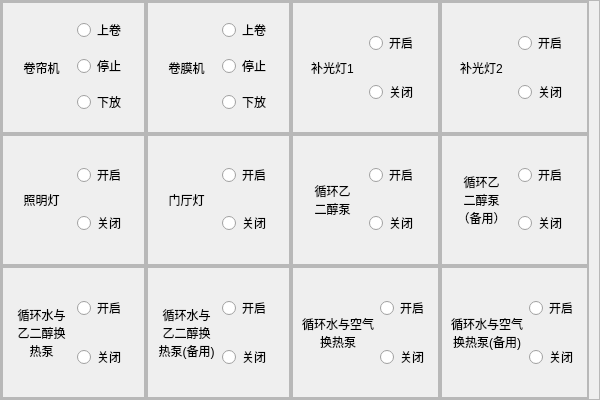
                        <widget class="QFrame" name="frame_0">
                         <property name="sizePolicy">
                          <sizepolicy hsizetype="Expanding" vsizetype="Expanding">
                           <horstretch>0</horstretch>
                           <verstretch>0</verstretch>
                          </sizepolicy>
                         </property>
                         <property name="minimumSize">
                          <size>
                           <width>600</width>
                           <height>400</height>
                          </size>
                         </property>
                         <property name="maximumSize">
                          <size>
                           <width>16777215</width>
                           <height>16777215</height>
                          </size>
                         </property>
                         <property name="frameShape">
                          <enum>QFrame::StyledPanel</enum>
                         </property>
                         <property name="frameShadow">
                          <enum>QFrame::Raised</enum>
                         </property>
                         <layout class="QGridLayout" name="gridLayout_4">
                          <property name="leftMargin">
                           <number>0</number>
                          </property>
                          <property name="topMargin">
                           <number>0</number>
                          </property>
                          <property name="rightMargin">
                           <number>10</number>
                          </property>
                          <property name="bottomMargin">
                           <number>0</number>
                          </property>
                          <property name="spacing">
                           <number>0</number>
                          </property>
                          <item row="0" column="2">
                           <widget class="QFrame" name="control_page1_12">
                            <property name="frameShape">
                             <enum>QFrame::Box</enum>
                            </property>
                            <property name="frameShadow">
                             <enum>QFrame::Raised</enum>
                            </property>
                            <property name="lineWidth">
                             <number>0</number>
                            </property>
                            <property name="midLineWidth">
                             <number>2</number>
                            </property>
                            <layout class="QHBoxLayout" name="horizontalLayout_21">
                             <item>
                              <widget class="QLabel" name="label_8">
                               <property name="text">
                                <string>卷膜机</string>
                               </property>
                               <property name="alignment">
                                <set>Qt::AlignCenter</set>
                               </property>
                              </widget>
                             </item>
                             <item>
                              <layout class="QVBoxLayout" name="verticalLayout_31">
                               <item>
                                <widget class="QRadioButton" name="Rbtn1_12_up">
                                 <property name="styleSheet">
                                  <string notr="true"/>
                                 </property>
                                 <property name="text">
                                  <string>上卷</string>
                                 </property>
                                </widget>
                               </item>
                               <item>
                                <widget class="QRadioButton" name="Rbtn1_12_stop">
                                 <property name="styleSheet">
                                  <string notr="true"/>
                                 </property>
                                 <property name="text">
                                  <string>停止</string>
                                 </property>
                                </widget>
                               </item>
                               <item>
                                <widget class="QRadioButton" name="Rbtn1_12_down">
                                 <property name="styleSheet">
                                  <string notr="true"/>
                                 </property>
                                 <property name="text">
                                  <string>下放</string>
                                 </property>
                                </widget>
                               </item>
                              </layout>
                             </item>
                            </layout>
                           </widget>
                          </item>
                          <item row="3" column="3">
                           <widget class="QFrame" name="control_page1_33">
                            <property name="frameShape">
                             <enum>QFrame::Box</enum>
                            </property>
                            <property name="frameShadow">
                             <enum>QFrame::Raised</enum>
                            </property>
                            <property name="lineWidth">
                             <number>0</number>
                            </property>
                            <property name="midLineWidth">
                             <number>2</number>
                            </property>
                            <layout class="QHBoxLayout" name="horizontalLayout_24">
                             <item>
                              <widget class="QLabel" name="label_11">
                               <property name="text">
                                <string>循环水与空气
换热泵</string>
                               </property>
                               <property name="alignment">
                                <set>Qt::AlignCenter</set>
                               </property>
                              </widget>
                             </item>
                             <item>
                              <layout class="QVBoxLayout" name="verticalLayout_34">
                               <item>
                                <widget class="QRadioButton" name="Rbtn1_33_open">
                                 <property name="styleSheet">
                                  <string notr="true"/>
                                 </property>
                                 <property name="text">
                                  <string>开启</string>
                                 </property>
                                </widget>
                               </item>
                               <item>
                                <widget class="QRadioButton" name="Rbtn1_33_close">
                                 <property name="styleSheet">
                                  <string notr="true"/>
                                 </property>
                                 <property name="text">
                                  <string>关闭</string>
                                 </property>
                                </widget>
                               </item>
                              </layout>
                             </item>
                            </layout>
                           </widget>
                          </item>
                          <item row="0" column="3">
                           <widget class="QFrame" name="control_page1_13">
                            <property name="frameShape">
                             <enum>QFrame::Box</enum>
                            </property>
                            <property name="frameShadow">
                             <enum>QFrame::Raised</enum>
                            </property>
                            <property name="lineWidth">
                             <number>0</number>
                            </property>
                            <property name="midLineWidth">
                             <number>2</number>
                            </property>
                            <layout class="QHBoxLayout" name="horizontalLayout_19">
                             <item>
                              <widget class="QLabel" name="label_6">
                               <property name="text">
                                <string>补光灯1</string>
                               </property>
                               <property name="alignment">
                                <set>Qt::AlignCenter</set>
                               </property>
                              </widget>
                             </item>
                             <item>
                              <layout class="QVBoxLayout" name="verticalLayout_29">
                               <item>
                                <widget class="QRadioButton" name="Rbtn1_13_open">
                                 <property name="styleSheet">
                                  <string notr="true"/>
                                 </property>
                                 <property name="text">
                                  <string>开启</string>
                                 </property>
                                </widget>
                               </item>
                               <item>
                                <widget class="QRadioButton" name="Rbtn1_13_close">
                                 <property name="styleSheet">
                                  <string notr="true"/>
                                 </property>
                                 <property name="text">
                                  <string>关闭</string>
                                 </property>
                                </widget>
                               </item>
                              </layout>
                             </item>
                            </layout>
                           </widget>
                          </item>
                          <item row="3" column="2">
                           <widget class="QFrame" name="control_page1_32">
                            <property name="frameShape">
                             <enum>QFrame::Box</enum>
                            </property>
                            <property name="frameShadow">
                             <enum>QFrame::Raised</enum>
                            </property>
                            <property name="lineWidth">
                             <number>0</number>
                            </property>
                            <property name="midLineWidth">
                             <number>2</number>
                            </property>
                            <layout class="QHBoxLayout" name="horizontalLayout_29">
                             <item>
                              <widget class="QLabel" name="label_17">
                               <property name="text">
                                <string>循环水与
乙二醇换
热泵(备用)</string>
                               </property>
                               <property name="alignment">
                                <set>Qt::AlignCenter</set>
                               </property>
                              </widget>
                             </item>
                             <item>
                              <layout class="QVBoxLayout" name="verticalLayout_39">
                               <item>
                                <widget class="QRadioButton" name="Rbtn1_32_open">
                                 <property name="styleSheet">
                                  <string notr="true"/>
                                 </property>
                                 <property name="text">
                                  <string>开启</string>
                                 </property>
                                </widget>
                               </item>
                               <item>
                                <widget class="QRadioButton" name="Rbtn1_32_close">
                                 <property name="styleSheet">
                                  <string notr="true"/>
                                 </property>
                                 <property name="text">
                                  <string>关闭</string>
                                 </property>
                                </widget>
                               </item>
                              </layout>
                             </item>
                            </layout>
                           </widget>
                          </item>
                          <item row="3" column="5">
                           <widget class="QFrame" name="control_page1_34">
                            <property name="frameShape">
                             <enum>QFrame::Box</enum>
                            </property>
                            <property name="frameShadow">
                             <enum>QFrame::Raised</enum>
                            </property>
                            <property name="lineWidth">
                             <number>0</number>
                            </property>
                            <property name="midLineWidth">
                             <number>2</number>
                            </property>
                            <layout class="QHBoxLayout" name="horizontalLayout_25">
                             <item>
                              <widget class="QLabel" name="label_12">
                               <property name="text">
                                <string>循环水与空气
换热泵(备用)</string>
                               </property>
                               <property name="alignment">
                                <set>Qt::AlignCenter</set>
                               </property>
                              </widget>
                             </item>
                             <item>
                              <layout class="QVBoxLayout" name="verticalLayout_35">
                               <item>
                                <widget class="QRadioButton" name="Rbtn1_34_open">
                                 <property name="styleSheet">
                                  <string notr="true"/>
                                 </property>
                                 <property name="text">
                                  <string>开启</string>
                                 </property>
                                </widget>
                               </item>
                               <item>
                                <widget class="QRadioButton" name="Rbtn1_34_close">
                                 <property name="styleSheet">
                                  <string notr="true"/>
                                 </property>
                                 <property name="text">
                                  <string>关闭</string>
                                 </property>
                                </widget>
                               </item>
                              </layout>
                             </item>
                            </layout>
                           </widget>
                          </item>
                          <item row="1" column="2">
                           <widget class="QFrame" name="control_page1_22">
                            <property name="frameShape">
                             <enum>QFrame::Box</enum>
                            </property>
                            <property name="frameShadow">
                             <enum>QFrame::Raised</enum>
                            </property>
                            <property name="lineWidth">
                             <number>0</number>
                            </property>
                            <property name="midLineWidth">
                             <number>2</number>
                            </property>
                            <layout class="QHBoxLayout" name="horizontalLayout_20">
                             <item>
                              <widget class="QLabel" name="label_7">
                               <property name="text">
                                <string>门厅灯</string>
                               </property>
                               <property name="alignment">
                                <set>Qt::AlignCenter</set>
                               </property>
                              </widget>
                             </item>
                             <item>
                              <layout class="QVBoxLayout" name="verticalLayout_30">
                               <item>
                                <widget class="QRadioButton" name="Rbtn1_22_open">
                                 <property name="styleSheet">
                                  <string notr="true"/>
                                 </property>
                                 <property name="text">
                                  <string>开启</string>
                                 </property>
                                </widget>
                               </item>
                               <item>
                                <widget class="QRadioButton" name="Rbtn1_22_close">
                                 <property name="styleSheet">
                                  <string notr="true"/>
                                 </property>
                                 <property name="text">
                                  <string>关闭</string>
                                 </property>
                                </widget>
                               </item>
                              </layout>
                             </item>
                            </layout>
                           </widget>
                          </item>
                          <item row="3" column="0">
                           <widget class="QFrame" name="control_page1_31">
                            <property name="frameShape">
                             <enum>QFrame::Box</enum>
                            </property>
                            <property name="frameShadow">
                             <enum>QFrame::Raised</enum>
                            </property>
                            <property name="lineWidth">
                             <number>0</number>
                            </property>
                            <property name="midLineWidth">
                             <number>2</number>
                            </property>
                            <layout class="QHBoxLayout" name="horizontalLayout_28">
                             <item>
                              <widget class="QLabel" name="label_16">
                               <property name="text">
                                <string>循环水与
乙二醇换
热泵</string>
                               </property>
                               <property name="alignment">
                                <set>Qt::AlignCenter</set>
                               </property>
                              </widget>
                             </item>
                             <item>
                              <layout class="QVBoxLayout" name="verticalLayout_38">
                               <item>
                                <widget class="QRadioButton" name="Rbtn1_31_open">
                                 <property name="styleSheet">
                                  <string notr="true"/>
                                 </property>
                                 <property name="text">
                                  <string>开启</string>
                                 </property>
                                </widget>
                               </item>
                               <item>
                                <widget class="QRadioButton" name="Rbtn1_31_close">
                                 <property name="styleSheet">
                                  <string notr="true"/>
                                 </property>
                                 <property name="text">
                                  <string>关闭</string>
                                 </property>
                                </widget>
                               </item>
                              </layout>
                             </item>
                            </layout>
                           </widget>
                          </item>
                          <item row="1" column="5">
                           <widget class="QFrame" name="control_page1_24">
                            <property name="frameShape">
                             <enum>QFrame::Box</enum>
                            </property>
                            <property name="frameShadow">
                             <enum>QFrame::Raised</enum>
                            </property>
                            <property name="lineWidth">
                             <number>0</number>
                            </property>
                            <property name="midLineWidth">
                             <number>2</number>
                            </property>
                            <layout class="QHBoxLayout" name="horizontalLayout_27">
                             <item>
                              <widget class="QLabel" name="label_15">
                               <property name="text">
                                <string>循环乙
二醇泵
（备用）</string>
                               </property>
                               <property name="alignment">
                                <set>Qt::AlignCenter</set>
                               </property>
                              </widget>
                             </item>
                             <item>
                              <layout class="QVBoxLayout" name="verticalLayout_37">
                               <item>
                                <widget class="QRadioButton" name="Rbtn1_24_open">
                                 <property name="styleSheet">
                                  <string notr="true"/>
                                 </property>
                                 <property name="text">
                                  <string>开启</string>
                                 </property>
                                </widget>
                               </item>
                               <item>
                                <widget class="QRadioButton" name="Rbtn1_24_close">
                                 <property name="styleSheet">
                                  <string notr="true"/>
                                 </property>
                                 <property name="text">
                                  <string>关闭</string>
                                 </property>
                                </widget>
                               </item>
                              </layout>
                             </item>
                            </layout>
                           </widget>
                          </item>
                          <item row="1" column="0">
                           <widget class="QFrame" name="control_page1_21">
                            <property name="frameShape">
                             <enum>QFrame::Box</enum>
                            </property>
                            <property name="frameShadow">
                             <enum>QFrame::Raised</enum>
                            </property>
                            <property name="lineWidth">
                             <number>0</number>
                            </property>
                            <property name="midLineWidth">
                             <number>2</number>
                            </property>
                            <layout class="QHBoxLayout" name="horizontalLayout_17">
                             <item>
                              <widget class="QLabel" name="label_4">
                               <property name="text">
                                <string>照明灯</string>
                               </property>
                               <property name="alignment">
                                <set>Qt::AlignCenter</set>
                               </property>
                              </widget>
                             </item>
                             <item>
                              <layout class="QVBoxLayout" name="verticalLayout_27">
                               <item>
                                <widget class="QRadioButton" name="Rbtn1_21_open">
                                 <property name="styleSheet">
                                  <string notr="true"/>
                                 </property>
                                 <property name="text">
                                  <string>开启</string>
                                 </property>
                                </widget>
                               </item>
                               <item>
                                <widget class="QRadioButton" name="Rbtn1_21_close">
                                 <property name="styleSheet">
                                  <string notr="true"/>
                                 </property>
                                 <property name="text">
                                  <string>关闭</string>
                                 </property>
                                </widget>
                               </item>
                              </layout>
                             </item>
                            </layout>
                           </widget>
                          </item>
                          <item row="0" column="5">
                           <widget class="QFrame" name="control_page1_14">
                            <property name="frameShape">
                             <enum>QFrame::Box</enum>
                            </property>
                            <property name="frameShadow">
                             <enum>QFrame::Raised</enum>
                            </property>
                            <property name="lineWidth">
                             <number>0</number>
                            </property>
                            <property name="midLineWidth">
                             <number>2</number>
                            </property>
                            <layout class="QHBoxLayout" name="horizontalLayout_26">
                             <item>
                              <widget class="QLabel" name="label_13">
                               <property name="text">
                                <string>补光灯2</string>
                               </property>
                               <property name="alignment">
                                <set>Qt::AlignCenter</set>
                               </property>
                              </widget>
                             </item>
                             <item>
                              <layout class="QVBoxLayout" name="verticalLayout_36">
                               <item>
                                <widget class="QRadioButton" name="Rbtn1_14_open">
                                 <property name="styleSheet">
                                  <string notr="true"/>
                                 </property>
                                 <property name="text">
                                  <string>开启</string>
                                 </property>
                                </widget>
                               </item>
                               <item>
                                <widget class="QRadioButton" name="Rbtn1_14_close">
                                 <property name="styleSheet">
                                  <string notr="true"/>
                                 </property>
                                 <property name="text">
                                  <string>关闭</string>
                                 </property>
                                </widget>
                               </item>
                              </layout>
                             </item>
                            </layout>
                           </widget>
                          </item>
                          <item row="1" column="3">
                           <widget class="QFrame" name="control_page1_23">
                            <property name="frameShape">
                             <enum>QFrame::Box</enum>
                            </property>
                            <property name="frameShadow">
                             <enum>QFrame::Raised</enum>
                            </property>
                            <property name="lineWidth">
                             <number>0</number>
                            </property>
                            <property name="midLineWidth">
                             <number>2</number>
                            </property>
                            <layout class="QHBoxLayout" name="horizontalLayout_23">
                             <item>
                              <widget class="QLabel" name="label_10">
                               <property name="text">
                                <string>循环乙
二醇泵</string>
                               </property>
                               <property name="alignment">
                                <set>Qt::AlignCenter</set>
                               </property>
                              </widget>
                             </item>
                             <item>
                              <layout class="QVBoxLayout" name="verticalLayout_33">
                               <item>
                                <widget class="QRadioButton" name="Rbtn1_23_open">
                                 <property name="styleSheet">
                                  <string notr="true"/>
                                 </property>
                                 <property name="text">
                                  <string>开启</string>
                                 </property>
                                </widget>
                               </item>
                               <item>
                                <widget class="QRadioButton" name="Rbtn1_23_close">
                                 <property name="styleSheet">
                                  <string notr="true"/>
                                 </property>
                                 <property name="text">
                                  <string>关闭</string>
                                 </property>
                                </widget>
                               </item>
                              </layout>
                             </item>
                            </layout>
                           </widget>
                          </item>
                          <item row="0" column="0">
                           <widget class="QFrame" name="control_page1_11">
                            <property name="contextMenuPolicy">
                             <enum>Qt::NoContextMenu</enum>
                            </property>
                            <property name="frameShape">
                             <enum>QFrame::Box</enum>
                            </property>
                            <property name="frameShadow">
                             <enum>QFrame::Raised</enum>
                            </property>
                            <property name="lineWidth">
                             <number>0</number>
                            </property>
                            <property name="midLineWidth">
                             <number>2</number>
                            </property>
                            <layout class="QHBoxLayout" name="horizontalLayout_18">
                             <item>
                              <widget class="QLabel" name="label_5">
                               <property name="text">
                                <string>卷帘机</string>
                               </property>
                               <property name="alignment">
                                <set>Qt::AlignCenter</set>
                               </property>
                              </widget>
                             </item>
                             <item>
                              <layout class="QVBoxLayout" name="verticalLayout_28">
                               <item>
                                <widget class="QRadioButton" name="Rbtn1_11_up">
                                 <property name="styleSheet">
                                  <string notr="true"/>
                                 </property>
                                 <property name="text">
                                  <string>上卷</string>
                                 </property>
                                </widget>
                               </item>
                               <item>
                                <widget class="QRadioButton" name="Rbtn1_11_stop">
                                 <property name="styleSheet">
                                  <string notr="true"/>
                                 </property>
                                 <property name="text">
                                  <string>停止</string>
                                 </property>
                                </widget>
                               </item>
                               <item>
                                <widget class="QRadioButton" name="Rbtn1_11_down">
                                 <property name="styleSheet">
                                  <string notr="true"/>
                                 </property>
                                 <property name="text">
                                  <string>下放</string>
                                 </property>
                                </widget>
                               </item>
                              </layout>
                             </item>
                            </layout>
                           </widget>
                          </item>
                         </layout>
                        </widget>
